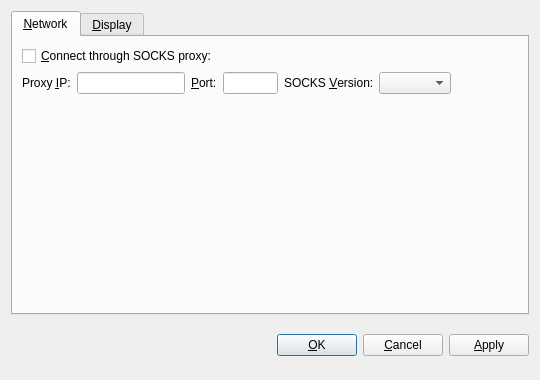
<?xml version="1.0" encoding="UTF-8"?>
<ui version="4.0">
 <class>OptionsDialog</class>
 <widget class="QDialog" name="OptionsDialog">
  <property name="geometry">
   <rect>
    <x>0</x>
    <y>0</y>
    <width>540</width>
    <height>380</height>
   </rect>
  </property>
  <property name="windowTitle">
   <string>Options</string>
  </property>
  <property name="modal">
   <bool>true</bool>
  </property>
  <layout class="QVBoxLayout" name="verticalLayout">
   <item>
    <widget class="QTabWidget" name="tabWidget">
     <property name="tabPosition">
      <enum>QTabWidget::North</enum>
     </property>
     <property name="currentIndex">
      <number>0</number>
     </property>
     <widget class="QWidget" name="tabNetwork">
      <attribute name="title">
       <string>&amp;Network</string>
      </attribute>
      <layout class="QVBoxLayout" name="verticalLayout_Network">
       <item>
        <widget class="QCheckBox" name="connectSocks">
         <property name="toolTip">
          <string>Connect to the Peercoin network through a SOCKS proxy (e.g. when connecting through Tor).</string>
         </property>
         <property name="text">
          <string>&amp;Connect through SOCKS proxy:</string>
         </property>
        </widget>
       </item>
       <item>
        <layout class="QHBoxLayout" name="horizontalLayout_Network">
         <item>
          <widget class="QLabel" name="proxyIpLabel">
           <property name="text">
            <string>Proxy &amp;IP:</string>
           </property>
           <property name="textFormat">
            <enum>Qt::PlainText</enum>
           </property>
           <property name="buddy">
            <cstring>proxyIp</cstring>
           </property>
          </widget>
         </item>
         <item>
          <widget class="QValidatedLineEdit" name="proxyIp">
           <property name="maximumSize">
            <size>
             <width>140</width>
             <height>16777215</height>
            </size>
           </property>
           <property name="toolTip">
            <string>IP address of the proxy (e.g. 127.0.0.1)</string>
           </property>
          </widget>
         </item>
         <item>
          <widget class="QLabel" name="proxyPortLabel">
           <property name="text">
            <string>&amp;Port:</string>
           </property>
           <property name="textFormat">
            <enum>Qt::PlainText</enum>
           </property>
           <property name="buddy">
            <cstring>proxyPort</cstring>
           </property>
          </widget>
         </item>
         <item>
          <widget class="QLineEdit" name="proxyPort">
           <property name="maximumSize">
            <size>
             <width>55</width>
             <height>16777215</height>
            </size>
           </property>
           <property name="toolTip">
            <string>Port of the proxy (e.g. 9050)</string>
           </property>
          </widget>
         </item>
         <item>
          <widget class="QLabel" name="socksVersionLabel">
           <property name="text">
            <string>SOCKS &amp;Version:</string>
           </property>
           <property name="textFormat">
            <enum>Qt::PlainText</enum>
           </property>
           <property name="buddy">
            <cstring>socksVersion</cstring>
           </property>
          </widget>
         </item>
         <item>
          <widget class="QValueComboBox" name="socksVersion">
           <property name="toolTip">
            <string>SOCKS version of the proxy (e.g. 5)</string>
           </property>
          </widget>
         </item>
         <item>
          <spacer name="horizontalSpacer_Network">
           <property name="orientation">
            <enum>Qt::Horizontal</enum>
           </property>
           <property name="sizeHint" stdset="0">
            <size>
             <width>40</width>
             <height>20</height>
            </size>
           </property>
          </spacer>
         </item>
        </layout>
       </item>
       <item>
        <spacer name="verticalSpacer_Network">
         <property name="orientation">
          <enum>Qt::Vertical</enum>
         </property>
         <property name="sizeHint" stdset="0">
          <size>
           <width>20</width>
           <height>40</height>
          </size>
         </property>
        </spacer>
       </item>
      </layout>
     </widget>
     <widget class="QWidget" name="tabDisplay">
      <attribute name="title">
       <string>&amp;Display</string>
      </attribute>
      <layout class="QVBoxLayout" name="verticalLayout_Display">
       <item>
        <layout class="QHBoxLayout" name="horizontalLayout_1_Display">
         <item>
          <widget class="QLabel" name="langLabel">
           <property name="text">
            <string>User Interface &amp;language:</string>
           </property>
           <property name="textFormat">
            <enum>Qt::PlainText</enum>
           </property>
           <property name="buddy">
            <cstring>lang</cstring>
           </property>
          </widget>
         </item>
         <item>
          <widget class="QValueComboBox" name="lang">
           <property name="toolTip">
            <string>The user interface language can be set here. This setting will take effect after restarting Peercoin.</string>
           </property>
          </widget>
         </item>
        </layout>
       </item>
      </layout>
     </widget>
    </widget>
   </item>
   <item>
    <layout class="QHBoxLayout" name="horizontalLayout_Buttons">
     <item>
      <spacer name="horizontalSpacer_1">
       <property name="orientation">
        <enum>Qt::Horizontal</enum>
       </property>
       <property name="sizeHint" stdset="0">
        <size>
         <width>40</width>
         <height>48</height>
        </size>
       </property>
      </spacer>
     </item>
     <item>
      <widget class="QLabel" name="statusLabel">
       <property name="font">
        <font>
         <weight>75</weight>
         <bold>true</bold>
        </font>
       </property>
       <property name="text">
        <string/>
       </property>
       <property name="textFormat">
        <enum>Qt::PlainText</enum>
       </property>
       <property name="wordWrap">
        <bool>true</bool>
       </property>
      </widget>
     </item>
     <item>
      <spacer name="horizontalSpacer_2">
       <property name="orientation">
        <enum>Qt::Horizontal</enum>
       </property>
       <property name="sizeHint" stdset="0">
        <size>
         <width>40</width>
         <height>48</height>
        </size>
       </property>
      </spacer>
     </item>
     <item>
      <widget class="QPushButton" name="okButton">
       <property name="text">
        <string>&amp;OK</string>
       </property>
      </widget>
     </item>
     <item>
      <widget class="QPushButton" name="cancelButton">
       <property name="text">
        <string>&amp;Cancel</string>
       </property>
       <property name="autoDefault">
        <bool>false</bool>
       </property>
      </widget>
     </item>
     <item>
      <widget class="QPushButton" name="applyButton">
       <property name="text">
        <string>&amp;Apply</string>
       </property>
       <property name="autoDefault">
        <bool>false</bool>
       </property>
      </widget>
     </item>
    </layout>
   </item>
  </layout>
 </widget>
 <customwidgets>
  <customwidget>
   <class>BitcoinAmountField</class>
   <extends>QSpinBox</extends>
   <header>bitcoinamountfield.h</header>
  </customwidget>
  <customwidget>
   <class>QValueComboBox</class>
   <extends>QComboBox</extends>
   <header>qvaluecombobox.h</header>
  </customwidget>
  <customwidget>
   <class>QValidatedLineEdit</class>
   <extends>QLineEdit</extends>
   <header>qvalidatedlineedit.h</header>
  </customwidget>
 </customwidgets>
 <resources/>
 <connections/>
</ui>
